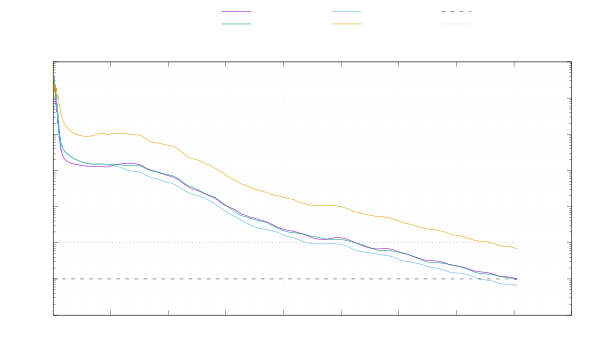

Write the gnuplot code that produced this figure.
set terminal cairolatex pdf color size 15cm,9cm font ",10"
set output "figures/assignment4_residuals.tex"
set datafile separator comma
set key outside top center horizontal maxrows 2
set grid xtics ytics mxtics mytics back lc rgb "#d0d0d0"
set logscale y
set format y "$10^{%T}$"
set xlabel "SIMPLE iteration"
set ylabel "Initial residual"
set xrange [1:*]
set yrange [1e-7:1]
set title "Postoperative steady-solver convergence"
plot "/home/hvoverme/tracheomalacia_cfd/assignment/data/postop_hxt_015_residuals.csv" using 1:2 every ::1 with lines lw 1.5 title "$U_x$", \
     "/home/hvoverme/tracheomalacia_cfd/assignment/data/postop_hxt_015_residuals.csv" using 1:3 every ::1 with lines lw 1.5 title "$U_y$", \
     "/home/hvoverme/tracheomalacia_cfd/assignment/data/postop_hxt_015_residuals.csv" using 1:4 every ::1 with lines lw 1.5 title "$U_z$", \
     "/home/hvoverme/tracheomalacia_cfd/assignment/data/postop_hxt_015_residuals.csv" using 1:5 every ::1 with lines lw 1.5 title "$p$", \
     1e-6 with lines dt 2 lw 1.2 lc rgb "black" title "$U$ criterion", \
     1e-5 with lines dt 3 lw 1.2 lc rgb "#666666" title "$p$ criterion"
unset output
